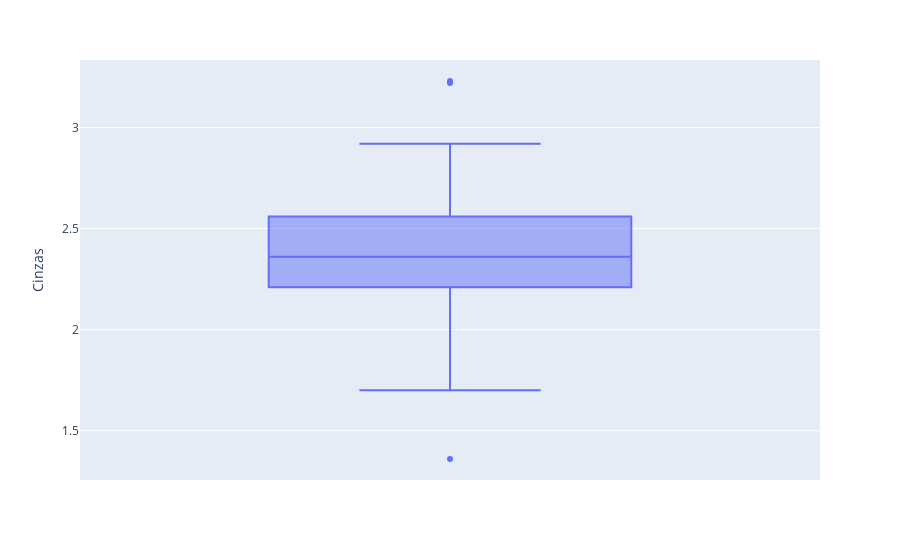

This figure's notebook cell:
### Code cell
boxplot = px.box(df, y="Cinzas")
boxplot.show()

### Figure 1 — Plotly figure (JSON) as saved in the notebook; plotly's stock layout.template omitted (floating-point values rounded to 4 significant figures; data arrays with more than 128 entries replaced by an {"elided": "..."} marker saying what was removed)
{"data": [{"alignmentgroup": "True", "hovertemplate": "Cinzas=%{y}<extra></extra>", "legendgroup": "", "marker": {"color": "#636efa"}, "name": "", "notched": false, "offsetgroup": "", "orientation": "v", "showlegend": false, "type": "box", "x0": " ", "xaxis": "x", "y": {"elided": "178 float values"}, "y0": " ", "yaxis": "y"}], "layout": {"boxmode": "group", "legend": {"tracegroupgap": 0}, "margin": {"t": 60}, "xaxis": {"anchor": "y", "domain": [0, 1]}, "yaxis": {"anchor": "x", "domain": [0, 1], "title": {"text": "Cinzas"}}}}
